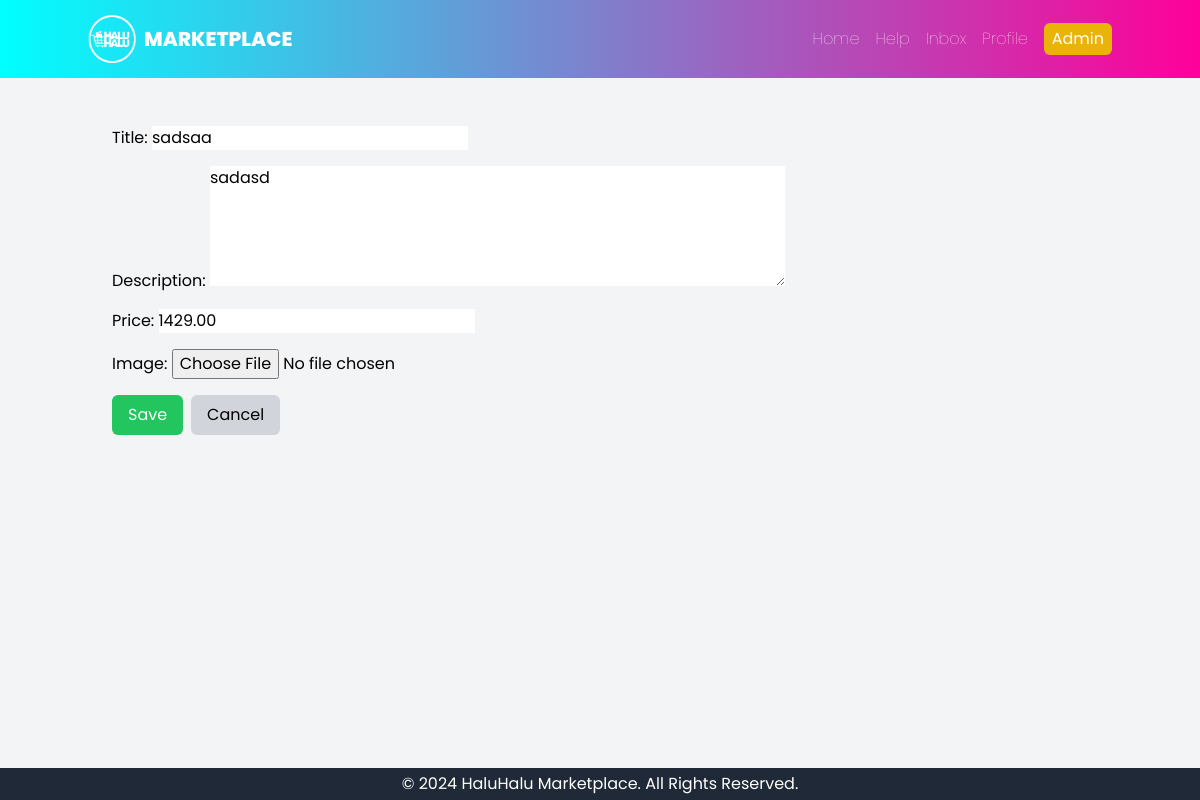
/products/8/edit/ (signed in), run on the app's committed database.
### core/models.py (models this page shows, shortened)
class Product(models.Model):
    title = models.CharField(max_length=255)
    description = models.TextField()
    price = models.DecimalField(max_digits=10, decimal_places=2)
    image = models.ImageField(upload_to='product_images/', blank=True, null=True)
    is_sold = models.BooleanField(default=False)
    seller = models.ForeignKey(settings.AUTH_USER_MODEL, on_delete=models.CASCADE, related_name='products')
    posted_at = models.DateTimeField(auto_now_add=True)
    is_public = models.BooleanField(default=True)
    class Meta:
        ordering = ['-posted_at']

### core/views.py (the view, shortened to what this page needs)
# urls.py: path('products/<int:pk>/edit/', ProductUpdateView.as_view(), name='product_edit'),
class ProductUpdateView(LoginRequiredMixin, UserPassesTestMixin, UpdateView):
    model = Product
    form_class = ProductForm
    template_name = 'core/product_form.html'
    context_object_name = 'product'
    success_url = reverse_lazy('product_list')
    login_url = 'login'
    def test_func(self):
        product = self.get_object()
        return self.request.user == product.seller

### core/forms.py
class ProductForm(forms.ModelForm):
    class Meta:
        model = Product
        fields = ['title', 'description', 'price', 'image']
        widgets = {
            'title': forms.TextInput(attrs={'class': 'form-control', 'placeholder': 'Enter product title'}),
            'description': forms.Textarea(attrs={'class': 'form-control', 'rows': 5, 'placeholder': 'Describe your product...'}),
            'price': forms.NumberInput(attrs={'class': 'form-control', 'placeholder': '0.00'}),
        }

### core/templates/core/product_form.html (shortened to what this page needs)
{% extends 'base.html' %}
{% block content %}
<form method="post" enctype="multipart/form-data" class="space-y-4">
    {% for field in form %}
        <div>
            {{ field.label_tag }}
            {{ field }}
        </div>
    {% endfor %}
    <div class="flex space-x-2">
        <button type="submit" class="px-4 py-2 bg-green-500 text-white rounded-md hover:bg-green-600">Save</button>
        <a href="{% url 'product_list' %}" class="px-4 py-2 bg-gray-300 rounded-md hover:bg-gray-400">Cancel</a>
    </div>
</form>
{% endblock %}

### core/templates/base.html (style rules this page uses)
body { font-family: 'Poppins', sans-serif; }

### data on the page
Product: form "sadsaa" "sadasd" "1429.00"

### other printed values
{{ field.label_tag }} "Title:" "Description:" "Price:" "Image:"
